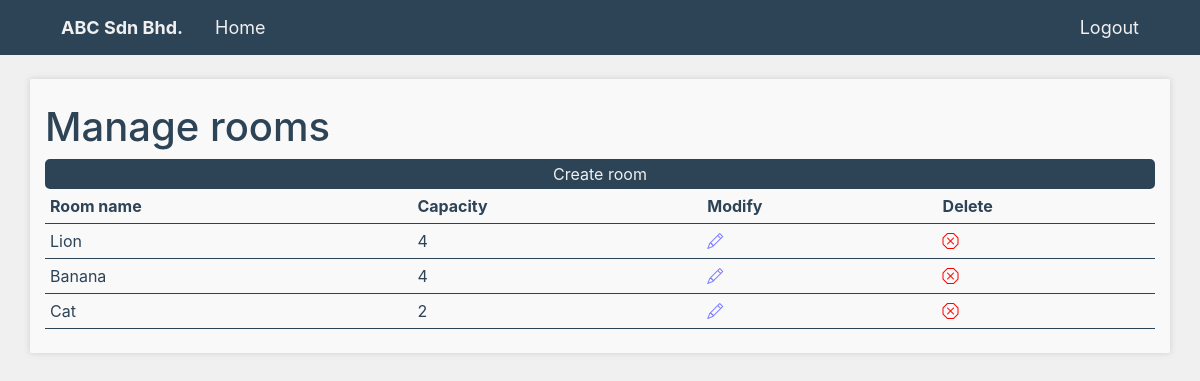
/roomManagement (signed in), run on an earlier commit of the app's database.
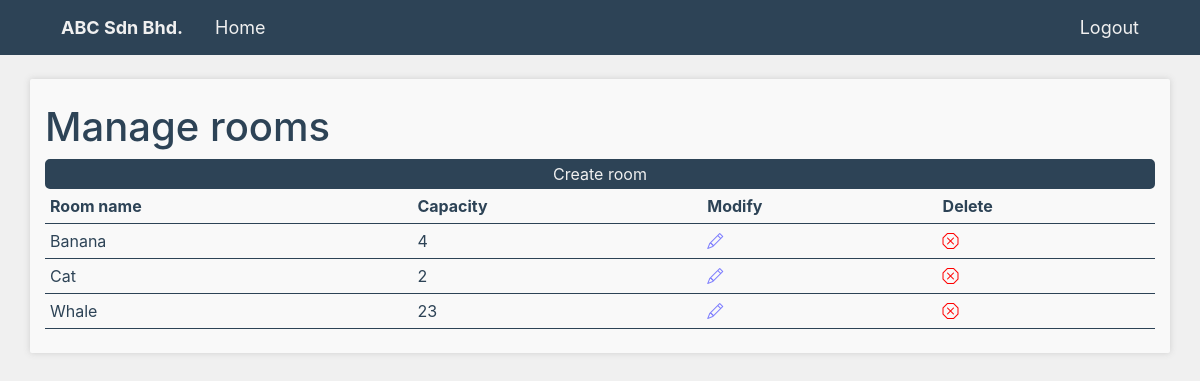
And on a later commit of the database.
### rooms/models.py (models this page shows, shortened)
class Room(models.Model):
    roomName = models.CharField(max_length=50, unique=True)
    capacity = models.IntegerField(default=0)
    createdAt = models.DateTimeField(auto_now_add=True)

### rooms/views.py (the view)
# urls.py: path('', roomManagementView, name='roomManagement'),
def roomManagementView(request):
    rooms = Room.objects.all()
    context = {'rooms' : rooms}
    return render(request, "roomManagement.html", context)

### templates/roomManagement.html (shortened to what this page needs)
{% extends 'base.html' %}
{% block content %}
{% if user.is_staff %}
<br>
<div class="container py-4 boxColor boxShadow">
    <h1>Manage rooms</h1>
    <button><a href="{% url 'createRoom' %}">Create room </a></button>
    <table class="dataTable">
        <tr style="font-weight:bold">
            <th>Room name</th>
            <th>Capacity</th>
            <th>Modify</th>
            <th>Delete</th>
        </tr>
        {% for room in rooms %}
            <tr>
                <td>{{room.roomName}}</td>
                <td>{{room.capacity}}</td>
                <td><a href="roomManagement/modify/{{room.id}}"><i class="bi bi-pencil"></i></a></td>
                <td><a href="roomManagement/deleteRoom/{{room.id}}"><i class="bi bi-x-octagon"></i></a></td>
            </tr>
        {% endfor %}
    </table>
</div>
{% else %}
<br>
<div class="container py-4 boxColor boxShadow">
    <p>You are not logged in.</p>
    <button><a href="{% url 'login' %}">Log In</a></button>
</div>
{% endif %}
{% endblock %}

What changed in the data, as far as the page shows it:
removed Room: roomName "Lion", capacity "4"
added Room: roomName "Whale", capacity "23"
